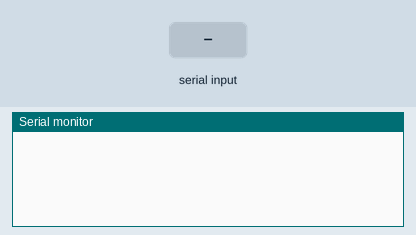
This sketch was run on a simulated Arduino Uno, built with avr-gcc and run on an emulated ATmega328P. Shown: the last lines printed to the serial monitor. The inputs (shaded band) are chosen by the test bench.

Above: at 1.2 s.
1.3 s: ":" received over the second serial link
At 2.4 s:
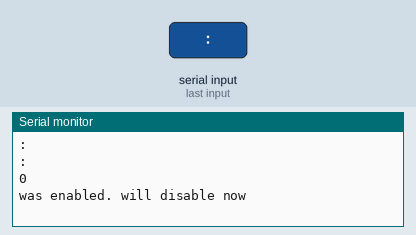
2.8 s: "90:45\n" received over the second serial link
At 3.7 s:
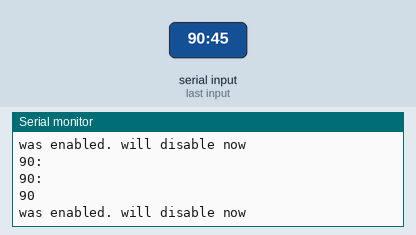

Measured:
- after the input at 1.3 s, the serial monitor: prints a new line at once (image 1)
- after the input at 2.8 s, the serial monitor: prints a new line at once (image 2)

The sketch:

soft_serial_read.ino
```cpp
#include <SoftwareSerial.h>

SoftwareSerial PISerial(2, 3); // RX, TX

String inputString = "";
bool stringComplete = false;

boolean enableReading = false;

void setup() {
  //  enableReading = false;

  Serial.begin(9600);
  while (!Serial) {
    ;
  }
  PISerial.begin(57600);
}

void loop() {
  if (PISerial.available() && !stringComplete) {
    enableReading = false;
    // get the new byte:
    char inChar = (char)PISerial.read();
    // add it to the inputString:
    inputString += inChar;
    if (inChar == ':') {
      stringComplete = true;
    }
  }
  if (stringComplete) {
    Serial.println(inputString);
    parsedata(inputString);
    inputString = "";
    stringComplete = false;
    enableReading = true;
  }


  //  Serial.println(enableReading);

  if (enableReading) {
    Serial.println("was enabled. will disable now");
    //    delay(5000);
    enableReading = false;
  }
}

void parsedata(String _data) {
  int idxOfFirstComma = _data.indexOf(',');
  String _string = _data.substring(0, idxOfFirstComma);
  int _num = _data.substring(idxOfFirstComma + 1, _data.length() - 1).toInt();
  Serial.println(_string);
  Serial.println(_num);
}
```
